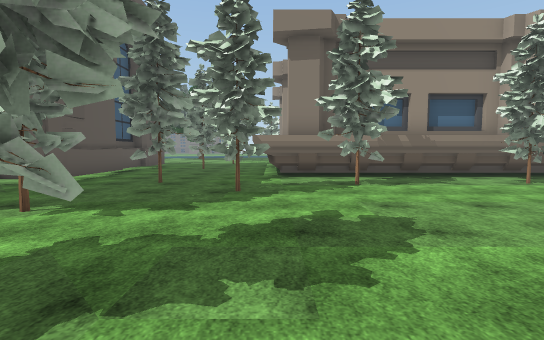
[1] (above)

21 first-person views from a walk through a Unity game level. The camera is 1.5 m above the floor, tilts 4° down and sees 85° across. The floor is counted in squares, 2 m on a side. Each view is taken from the middle of a square. On the plan, view 1 faces up. The plan holds only what a view shows up to about 10 squares ahead; the rest is blank. The place goes on beyond the plan. Some surface patterns are stand-ins.

[2]
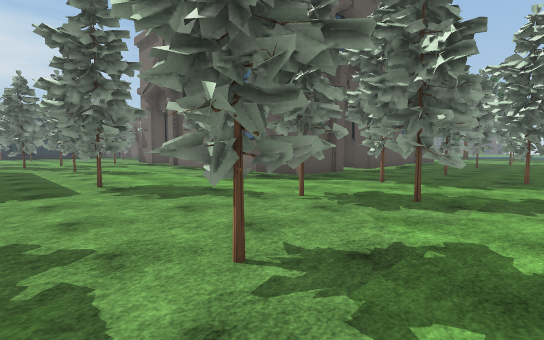

[3]
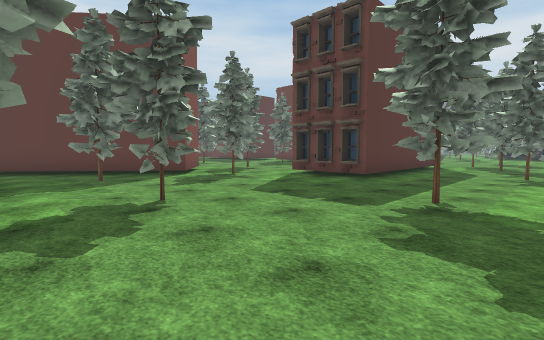

[4]
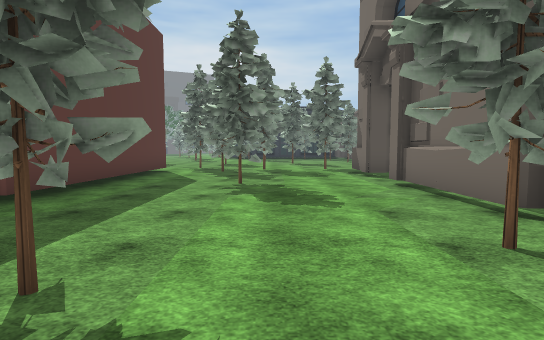

[5]
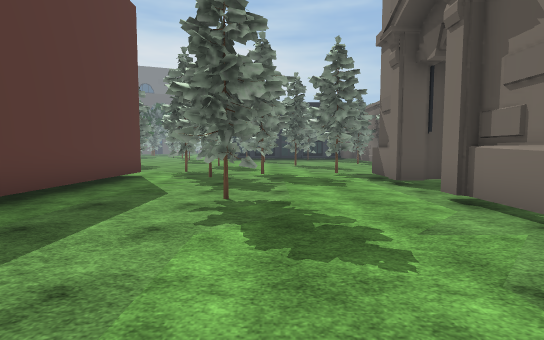

[6]
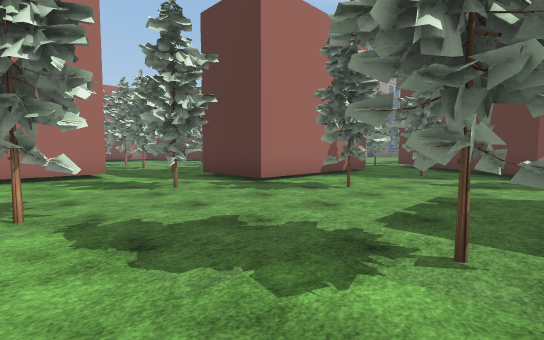

[7]
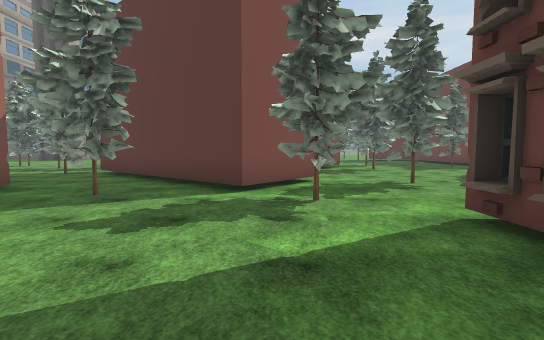

[8]
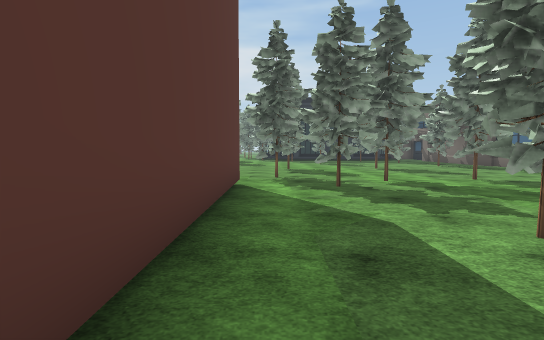

[9]
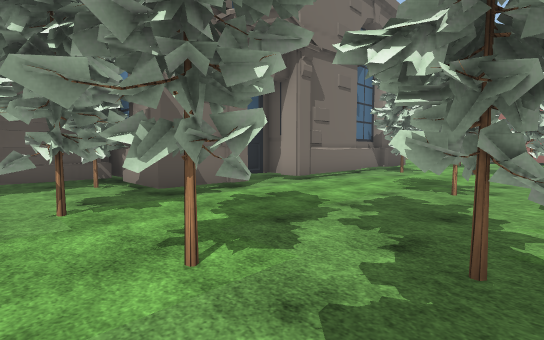

[10]
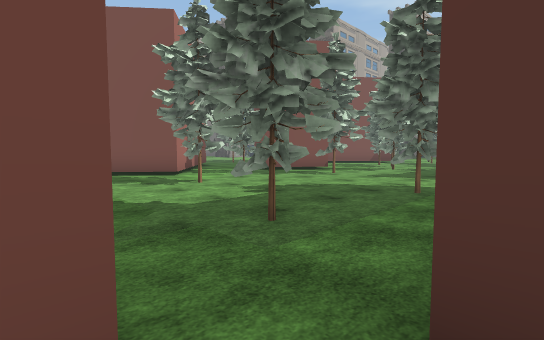

[11]
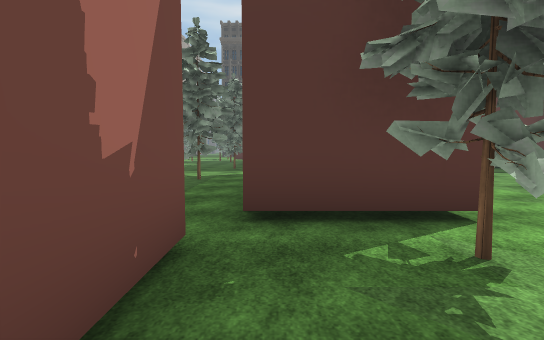

[12]
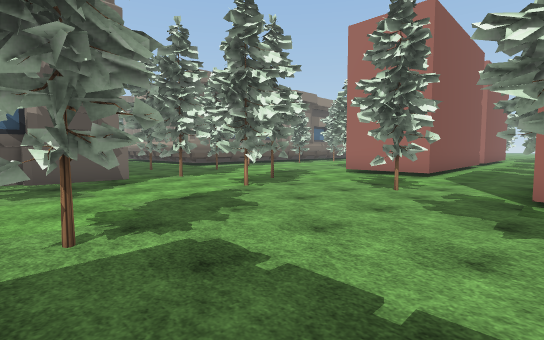

[13]
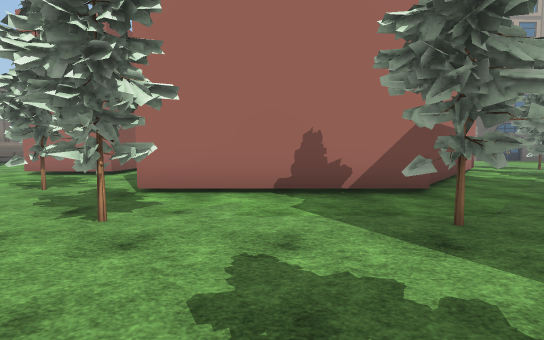

[14]
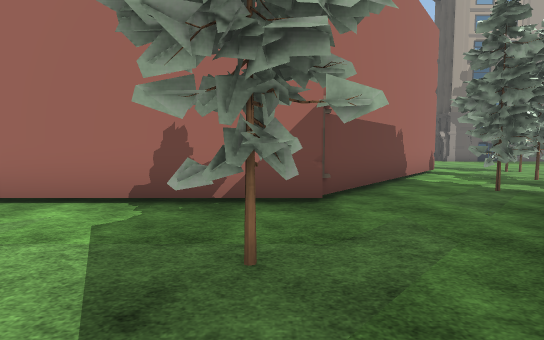

[15]
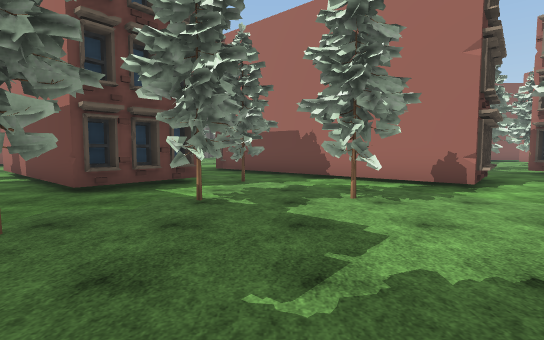

[16]
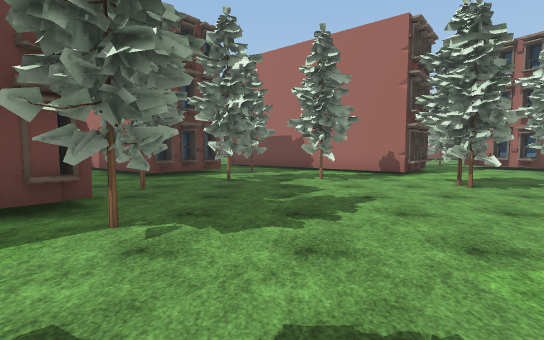

[17]
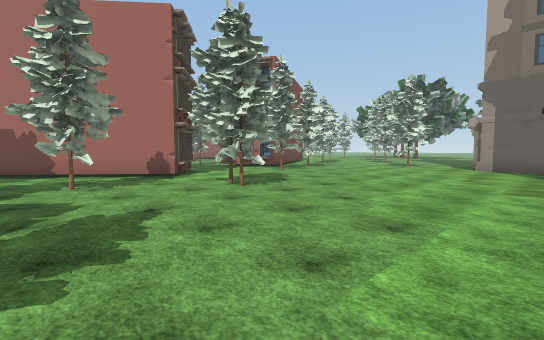

[18]
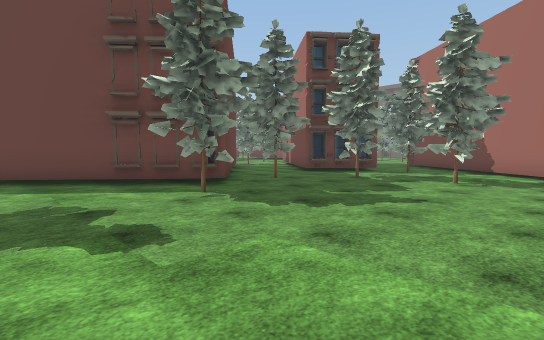

[19]
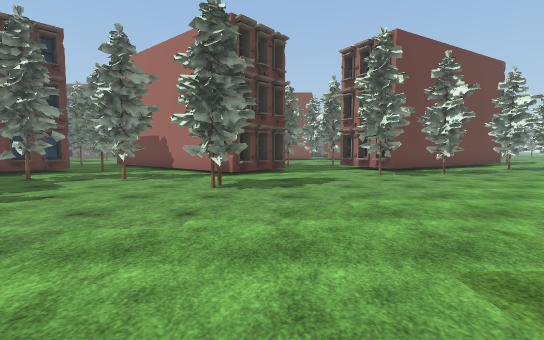

[20]
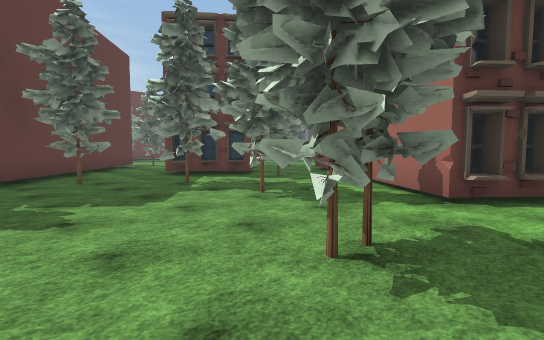

[21]
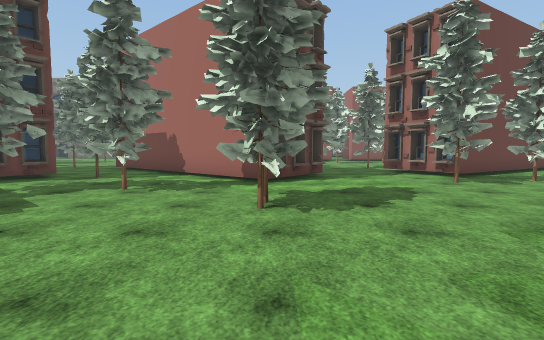

### Floor plan
Key: @ floor where view 1 was taken; # wall or solid block; x gap in a wall; . floor.
Columns run from 17 left of view 1 to 10 right of it. Each row starts with its distance up from view 1.
 10             #....
  9             #....
  8             #....########
  7             #.#........x.
  6 ###        ##......#...#
  5 #.#         ....#......
  4  .#####     #.........
  3 ..###.#######........
  2 x#........#....##....
  1 ..............##...#
  0 .#...............@.#
 -1 .#....#...#........####
 -2 ..#....................
 -3 #......................
 -4 ..#######....#.###.#
 -5 ..#    ##......#
 -6 #.#    ##......#
 -7 ##.......#.....#
 -8   .#.........#.##
 -9   ........##....##      ..
-10   .....#.####....##    ..#
-11   .#......#####...##  #..###
-12   .........######..####...#.
-13   .......  ..##......#...#.#
-14   ....#.    ..#....#........
-15     ...    #....#.#.........
-16     ..     ##.##.....#......
-17             ####............
-18              ##.............
-19              ####...........
-20             ##..............
-21             #...............
-22             ......... .

Positions as (right, up) in squares from view 1, and headings:
1: (0, 0), facing up
2: (0, -3), facing up-left
3: (-2, 0), facing down-left
4: (-5, 0), facing left
5: (-7, 0), facing left
6: (-7, 1), facing down-right
7: (-7, -3), facing down
8: (-9, -3), facing left
9: (-17, -2), facing up-right
10: (-16, -6), facing down-right
11: (-16, -4), facing down
12: (-7, -4), facing up-right
13: (-7, -6), facing right
14: (-6, -8), facing right
15: (0, -19), facing up
16: (0, -22), facing up
17: (0, -21), facing up-right
18: (3, -22), facing up-left
19: (5, -22), facing up
20: (5, -18), facing up-left
21: (4, -20), facing up
